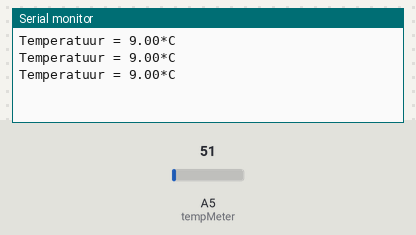
Simulated run of this sketch. Board: Arduino Uno, built with avr-gcc and run on an emulated ATmega328P. On the bench: the last lines printed to the serial monitor. The inputs (shaded band) are chosen by the test bench; at power-on: A5 (tempMeter) = 51.

Above: at 1.3 s.
1.4 s: A5 (tempMeter) set to 61
At 1.9 s:
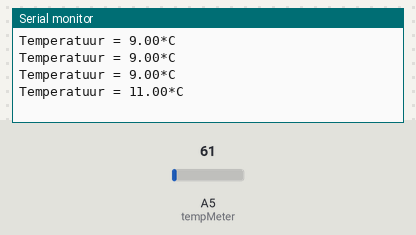
2.9 s: A5 (tempMeter) set to 71
At 3.4 s:
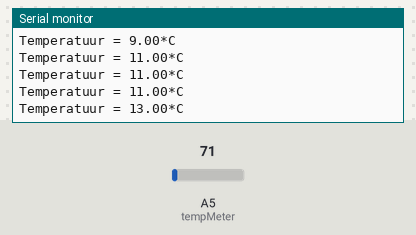
Timing chart, 0 to 5.9 s (numbered marks = the images above; inputs shaded):
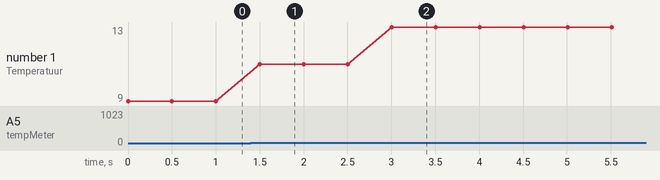

The sketch:

Opdracht4.ino
```cpp
// Variabele aanmaken voor de temperatuurmeter
// Temperatuurmeter op analoog zetten zodat de waarde kan verschillen
const int tempMeter = A5;

// Variabele aanmaken voor de temperatuur
float temperatuur = 0;

void setup(){
  pinMode(tempMeter, INPUT);

  // Serial aanzetten voor output
  Serial.begin(9600);
}

void loop(){
    temperatuur = map(analogRead(tempMeter), 0, 1023, 0, 200);

    //Print de temperatuur
    Serial.print("Temperatuur = ");
    Serial.print(temperatuur);
    Serial.print("*C");
    Serial.println();

    // Even wachten voor de termperatuur opnieuw wordt opgenomen
    delay(500);
}
```

Measured:
- after the input at 1.4 s, the serial monitor: prints a new line after 0.10 s (image 1)
- after the input at 2.9 s, the serial monitor: prints a new line after 0.10 s (image 2)
- plotted number 1: 9 → 11 after the input at 1.4 s, 11 → 13 after the input at 2.9 s
